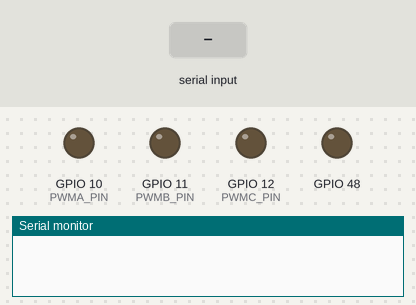
The program below on a simulated ESP32-S3. Shown: output pins drawn as LEDs (lit = HIGH), the last lines printed to the serial monitor. The inputs (shaded band) are chosen by the test bench.

Above: at 0.0 s.
At 4.3 s:
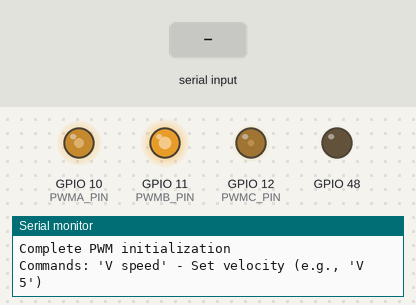
4.4 s: "V 45\n" received over Serial
7.4 s: "h\n" received over Serial
At 7.58 s:
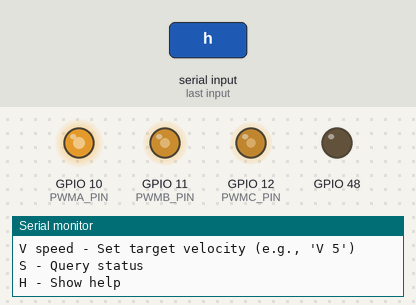
Timing chart, 0 to 7.8 s (numbered marks = the images above; inputs shaded):
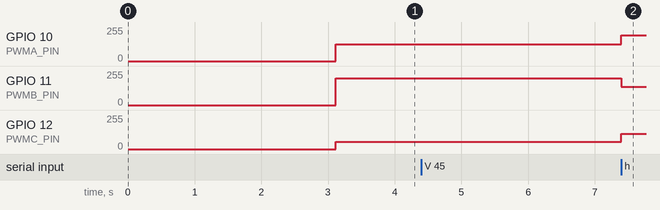

Measured:
- after the input at 4.4 s, GPIO 10 (PWMA_PIN): 127/255 → 193/255 after 3.0 s; GPIO 11 (PWMB_PIN): 200/255 → 138/255 after 3.0 s; GPIO 12 (PWMC_PIN): 53/255 → 115/255 after 3.0 s

The program:

main.cpp
```cpp
#include <Arduino.h>

#define target_value  10

#define PWMA_PIN  10
#define PWMB_PIN  11
#define PWMC_PIN  12

static float constrain_limit(float limit_value, float low_value, float high_value);
static float normalizeAngle(float angle);
static float electicalAngel(float shaft_angle, int pole_pairs);
static void set_pwm(float Ua, float Ub, float Uc);
static void setPhaseVoltage(float Uq, float Ud, float electrical_angle);
static void velocity_Openloop(float target_velocity);
static void serialEvent();
static void parseSerialCommand();

static float Voltage_Power_Supply = 12; // Power
static float target_velocity = 0.0;

static String serial_input = "";
static bool new_command_available = false;


void setup() {
  // put your setup code here, to run once:
  pinMode(48,OUTPUT);

  //Set to output mode
  pinMode(PWMA_PIN, OUTPUT);
  pinMode(PWMB_PIN, OUTPUT);
  pinMode(PWMC_PIN, OUTPUT);

  //Initialize the PWM channel
  ledcAttachPin(PWMA_PIN, 0);
  ledcAttachPin(PWMB_PIN, 1);
  ledcAttachPin(PWMC_PIN, 2);

  //Configure the PWM channel so that iTime_s output frequency is 30 kHz and the duty cycle resolution is 8 biTime_s (0 to 255)
  ledcSetup(0, 30000, 8);
  ledcSetup(1, 30000, 8);
  ledcSetup(2, 30000, 8);

  Serial.begin(9600);
  delay(100);
  Serial.println("Complete PWM initialization");
  Serial.println("Commands: 'V speed' - Set velocity (e.g., 'V 5')");

  delay(3000);

}

void loop() {
  serialEvent();
  // put your main code here, to run repeatedly:
  // If there are new commands, they will be parsed and processed.
  if(new_command_available) {
    parseSerialCommand();
    new_command_available = false;
    serial_input = "";  // Clear the input buffer
  }

  // Implement open-loop control
  velocity_Openloop(target_velocity);

  delay(1);
}

/**
 * @brief Serial port event handling function
 * @param
 * @retval none
 */
static void serialEvent() {
  while(Serial.available()) {
    char inChar = (char)Serial.read();

    if(inChar == '\n' || inChar == '\r') {
      //Command has ended. New command is marked.
      if(serial_input.length() > 0) {
        new_command_available = true;
      }
    } else {
      serial_input += inChar;  // Cumulative characters
    }
  }
}

/**
 * @brief Parse serial port commands
 * @param
 * @retval none
 */
static void parseSerialCommand() {
  if(serial_input.length() == 0) return;

  // Remove leading and trailing spaces
  serial_input.trim();

  if(serial_input.length() == 0) return;

  // Parsing command
  if(serial_input.charAt(0) == 'V' || serial_input.charAt(0) == 'v') {
    // Speed control command: V speed
    int space_index = serial_input.indexOf(' ');
    if(space_index > 0) {
      String speed_str = serial_input.substring(space_index + 1);
      float new_speed = speed_str.toFloat();

      // Limit the speed range, which can be adjusted according to actual needs.
      if(new_speed < -20.0) new_speed = -20.0;
      if(new_speed > 20.0) new_speed = 20.0;

      target_velocity = new_speed;

      Serial.print("Speed set to: ");
      Serial.println(target_velocity);
    } else {
      Serial.println("Invalid command format. Use: V speed");
    }
  }
  else if(serial_input.charAt(0) == 'S' || serial_input.charAt(0) == 's') {
    // Query status command
    Serial.print("Current speed: ");
    Serial.println(target_velocity);
    Serial.print("Supply voltage: ");
    Serial.println(Voltage_Power_Supply);
  }
  else if(serial_input.charAt(0) == 'H' || serial_input.charAt(0) == 'h') {
    // Help command
    Serial.println("Available commands:");
    Serial.println("V speed - Set target velocity (e.g., 'V 5')");
    Serial.println("S - Query status");
    Serial.println("H - Show help");
  }
  else {
    Serial.println("Unknown command. Type 'H' for help.");
  }
}


/**
 * @brief limit_value functiom
 * @param limit_value, low_value, high_value
 * @retval limit_value
 */
static float constrain_limit(float limit_value, float low_value, float high_value)
{
    if(limit_value < low_value) return low_value;
    if(limit_value > high_value) return high_value;
    return limit_value;
}

/**
 * @brief Angle normalization function
 * @param angle
 * @retval real_angle
 */
static float normalizeAngle(float angle)
{
  float real_angle = fmod(angle, 2* PI);

  if(real_angle <0 ){
    real_angle = (real_angle+ 2*PI);
  }

  return real_angle;
}

/**
 * @brief Solve the electrical angle function
 * @param shaft_angle, pole_pairs  // 2804 - pole_pairs = 7
 * @retval
 */

static float electicalAngel(float shaft_angle, int pole_pairs){
    return (shaft_angle * pole_pairs);
}

/**
 * @brief PWM function
 * @param Ua, Ub, Uc
 * @retval none
 */
static void set_pwm(float Ua, float Ub, float Uc){
  static float  dc_a = 0 ,dc_b = 0 , dc_c = 0;
  // Normalize the voltage to the range of 0.0f to -1.0f.
  dc_a = constrain_limit(Ua / Voltage_Power_Supply, 0.0f, 1.0f);
  dc_b = constrain_limit(Ub / Voltage_Power_Supply, 0.0f, 1.0f);
  dc_c = constrain_limit(Uc / Voltage_Power_Supply, 0.0f, 1.0f);

  ledcWrite(0, dc_a *255);
  ledcWrite(1, dc_b *255);
  ledcWrite(2, dc_c *255);
}

/**
 * @brief  setPhaseVoltage function
 * @param Uq, Ud, electrical_angle
 * @retval none
 */
static void setPhaseVoltage(float Uq, float Ud, float electrical_angle){

  static float Ualpha = 0, Ubeta = 0;  // Park inverse transformation param
  static float Ua = 0 , Ub = 0 , Uc = 0; //Clark inverse transformation param
  static float zero_electic_angle = 0 ;

  electrical_angle = normalizeAngle(electrical_angle + zero_electic_angle);

  //Park inverse transformation
  Ualpha = -Uq * sin(electrical_angle);
  Ubeta =  Uq *cos(electrical_angle);

  //Clark inverse transformation
  Ua = Ualpha + Voltage_Power_Supply/2; //Shift from [-5, 5]V to [0, 10]
  Ub = ( sqrt(3) * Ubeta - Ualpha ) / 2 + Voltage_Power_Supply / 2;
  Uc = ( Ualpha - sqrt(3) * Ubeta) / 2 + Voltage_Power_Supply /2;

  set_pwm(Ua, Ub, Uc);
}

/**
 * @brief open_loop function
 * @param target_velocity
 * @retval none
 */
static void velocity_Openloop(float target_velocity){
  //set time param
  static float shaft_angle = 0, open_loop_timedtamp = 0;
  unsigned long now_us = micros();

  //get time (s)
  float Time_s = (now_us - open_loop_timedtamp ) * 1e-6f;

  //fix time
  if(Time_s <=0 || Time_s > 0.5f){
    Time_s = 1e-3f;
  }

  // determine the shaft angle
  shaft_angle = normalizeAngle(shaft_angle + target_velocity * Time_s);

  //
  float Uq_real = Voltage_Power_Supply / 3;

  //
  setPhaseVoltage(Uq_real, 0, electicalAngel(shaft_angle, 7));

  //
  open_loop_timedtamp = now_us;
}
```
